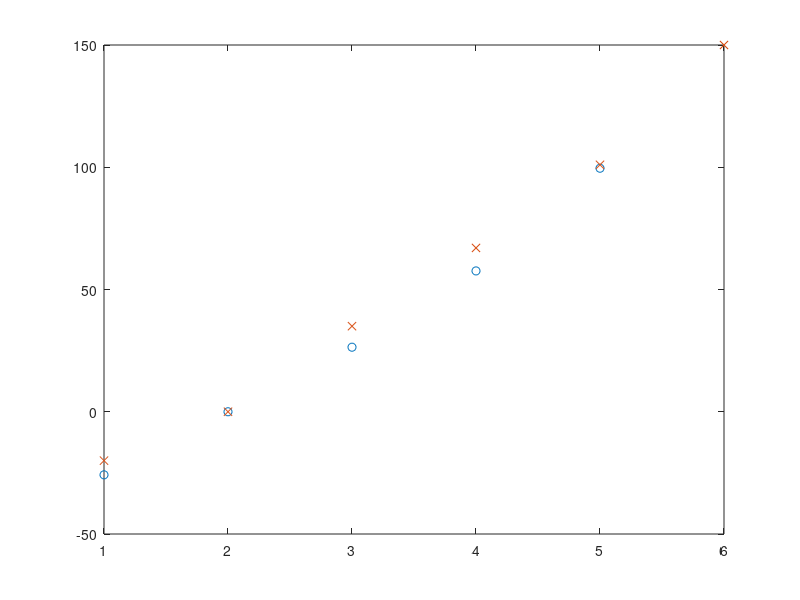

Source code (MATLAB):
close all
clear all

a = [0, 21.5, 43.5, 69.5, 104.5] - 21.5;
b = [0, 20, 55, 87, 121, 170] - 20;

plot(a .* 1.2,'o')
hold on
plot(b,'x')
hold off